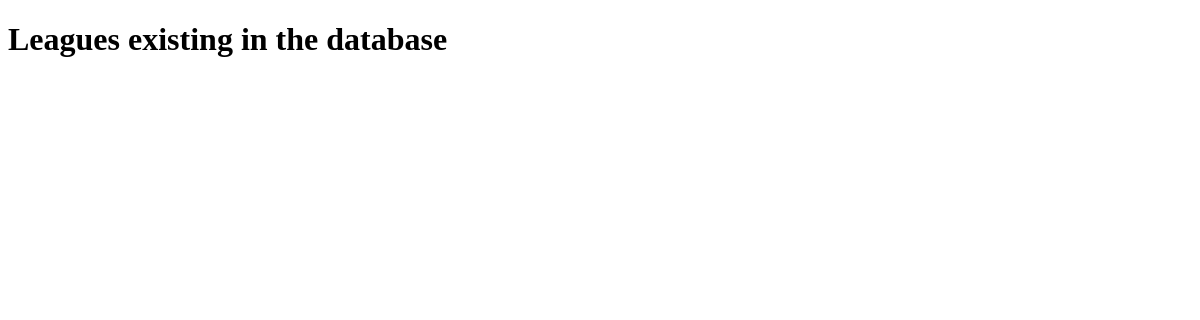
The page /fantasy_stats/all_leagues/ on the database as committed earlier.
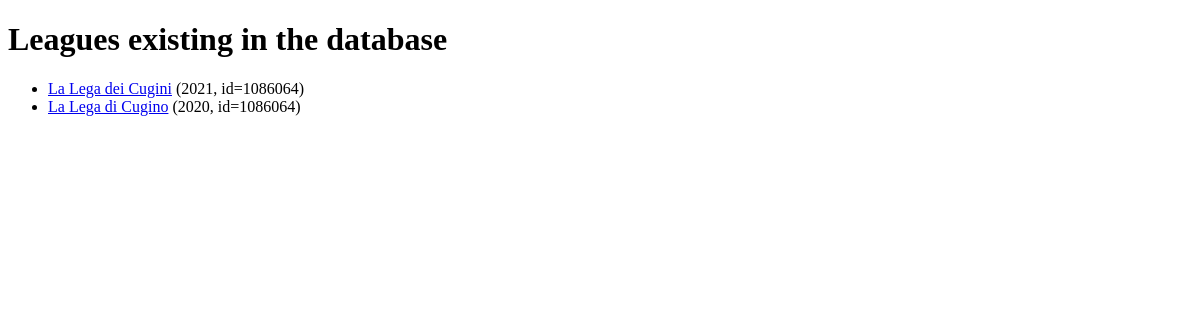
The same page on the database as committed later.
### fantasy_stats/models.py (models this page shows, shortened)
class LeagueInfo(models.Model):
    league_id = models.IntegerField()
    league_year = models.IntegerField()
    swid = models.CharField(max_length=50)
    espn_s2 = models.CharField(max_length=300)
    league_name = models.CharField(max_length=50, default="<Name Missing>")

### fantasy_stats/views.py (the view)
# urls.py: path('all_leagues/', views.all_leagues, name='all_leagues'),
def all_leagues(request):
    leagues = LeagueInfo.objects.order_by('-league_id', '-league_year')
    return render(request, 'fantasy_stats/all_leagues.html', {'leagues':leagues})

### fantasy_stats/templates/fantasy_stats/all_leagues.html (shortened to what this page needs)
<!DOCTYPE html>
<html>
  <head>
  </head>
  <body>
    <h1>Leagues existing in the database</h1>
    <ul>
    {% for league in leagues %}
        <li><a href="/fantasy_stats/league/{{ league.league_year }}/{{ league.league_id }}/">{{ league.league_name }}</a> ({{ league.league_year }}, id={{league.league_id}})</li>
    {% endfor %}
    </ul>
  </body>
</html>

Rows that differ between the two databases and show on the page:
added LeagueInfo: league_name "La Lega dei Cugini", league_year "2021", league_id "1086064"
added LeagueInfo: league_name "La Lega di Cugino", league_year "2020", league_id "1086064"
